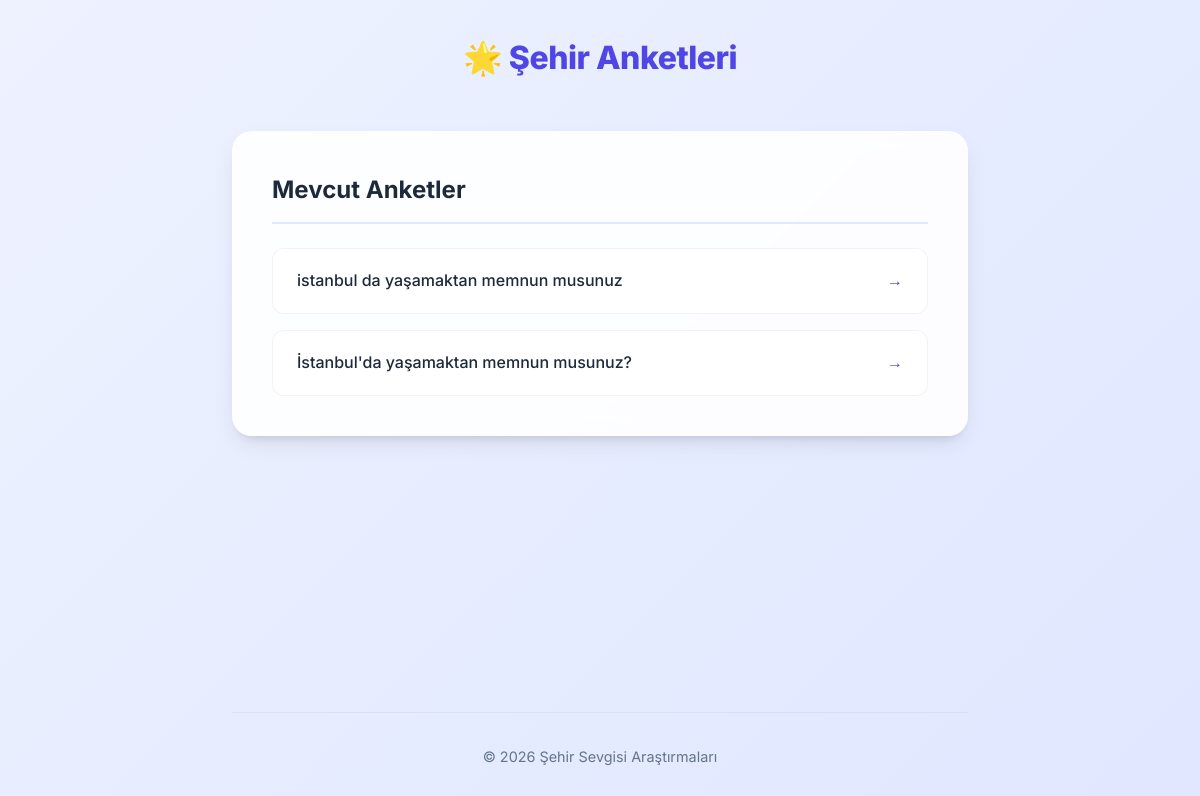
/polls/, run on an earlier commit of the app's database.
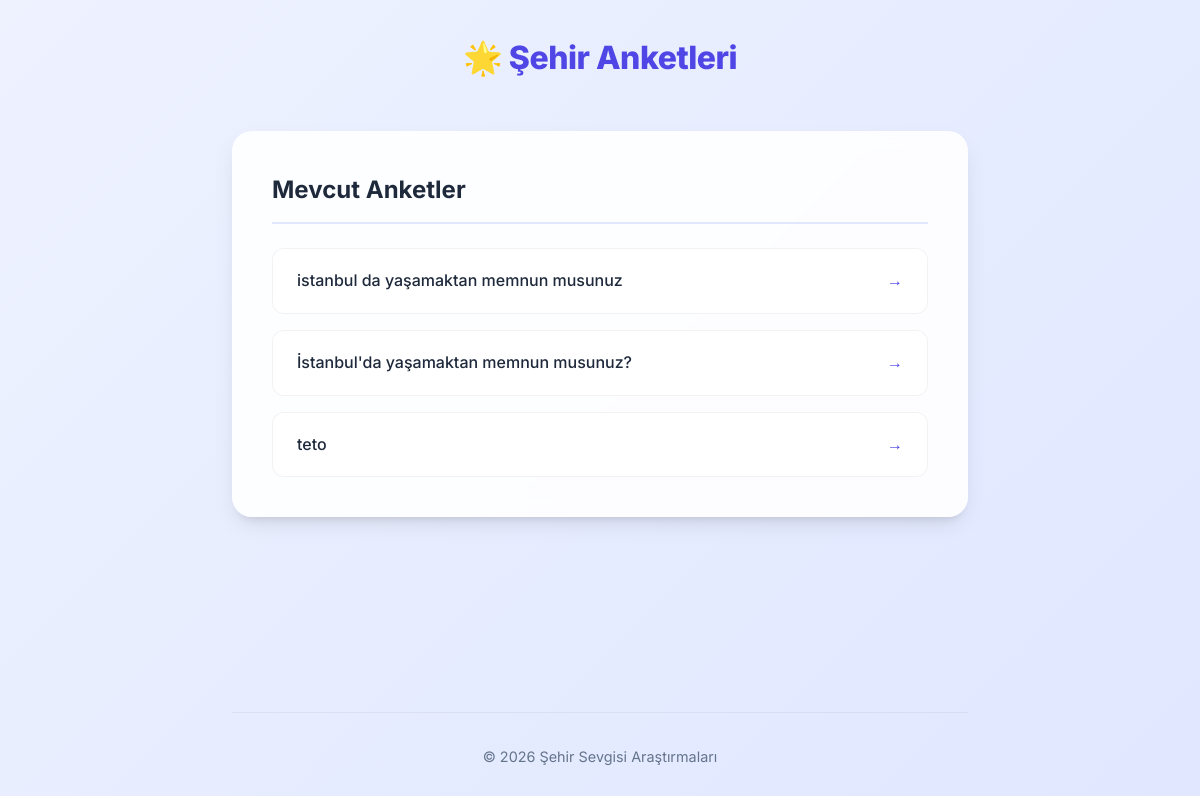
And on a later commit of the database.
### polls/models.py (models this page shows, shortened)
class Question(models.Model):
    question_text = models.CharField(max_length=200, verbose_name="Anket Sorusu")
    pub_date = models.DateTimeField(verbose_name="Yayınlanma Tarihi")

### polls/views.py (the view)
# urls.py: path("", views.IndexView.as_view(), name="index"),
class IndexView(generic.ListView):
    template_name = "polls/index.html"
    context_object_name = "latest_question_list"
    def get_queryset(self):
        return Question.objects.filter(pub_date__lte=timezone.now()).order_by("-pub_date")[:5]

### polls/templates/polls/index.html
{% extends "polls/base.html" %}
{% block content %}
<div class="polls-container">
    <h2 class="page-title">Mevcut Anketler</h2>
    {% if latest_question_list %}
        <ul class="poll-list">
            {% for question in latest_question_list %}
                <li class="poll-card">
                    <a href="{% url 'polls:detail' question.id %}" class="poll-link">
                        <span class="poll-text">{{ question.question_text }}</span>
                        <span class="poll-arrow">→</span>
                    </a>
                </li>
            {% endfor %}
        </ul>
    {% else %}
        <div class="empty-state">
            <p>Henüz eklenmiş bir anket bulunmuyor. Lütfen daha sonra tekrar deneyin.</p>
        </div>
    {% endif %}
</div>
{% endblock content %}

What changed in the data, as far as the page shows it:
added Question: question_text "teto"
